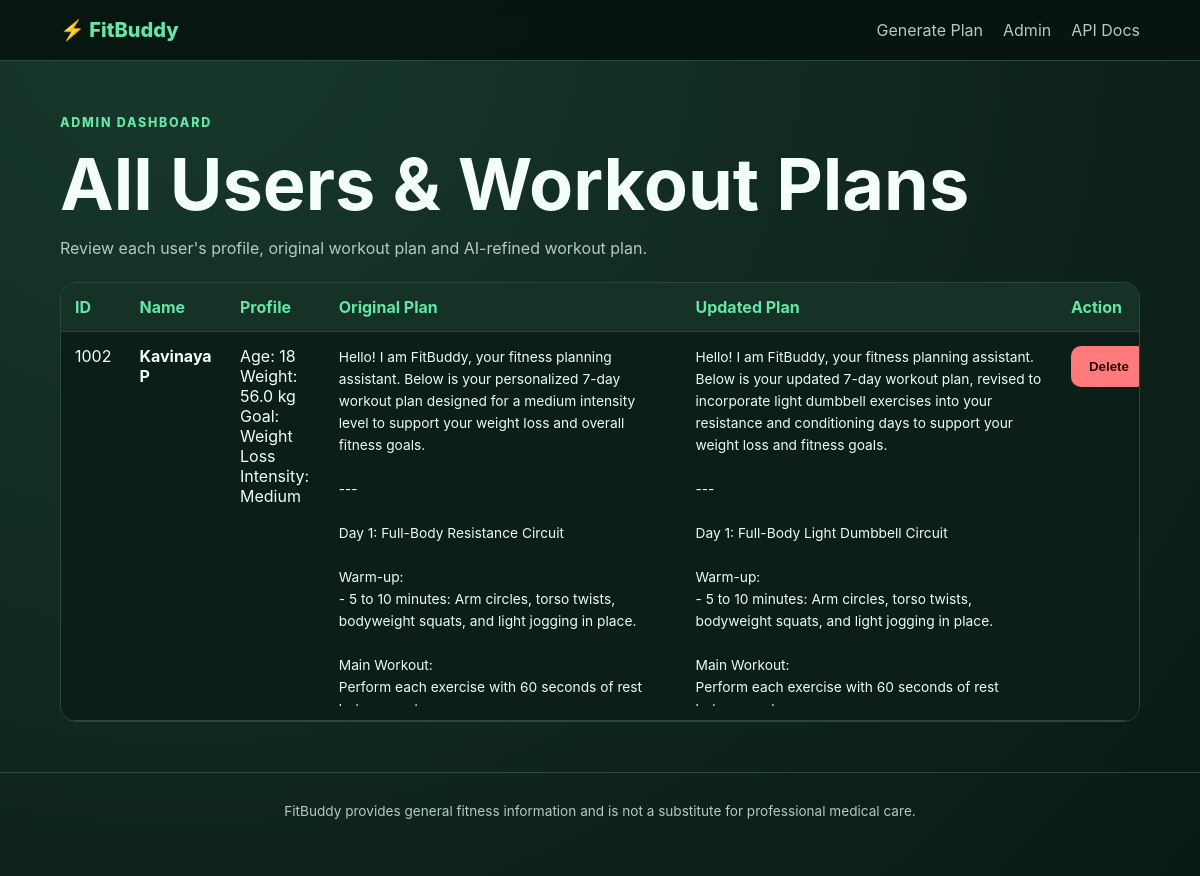
Screenshot of /view-all-users with the database file from the repository.
### app/database.py (models this page shows)
class Base(DeclarativeBase):
    pass

class User(Base):
    __tablename__ = "users"
    id: Mapped[int] = mapped_column(
        Integer,
        primary_key=True,
    )
    username: Mapped[str] = mapped_column(
        String(80),
        nullable=False,
    )
    age: Mapped[int] = mapped_column(
        Integer,
        nullable=False,
    )
    weight: Mapped[float] = mapped_column(
        Float,
        nullable=False,
    )
    goal: Mapped[str] = mapped_column(
        String(200),
        nullable=False,
    )
    intensity: Mapped[str] = mapped_column(
        String(20),
        nullable=False,
    )
    created_at: Mapped[datetime] = mapped_column(
        DateTime,
        default=lambda: datetime.now(timezone.utc),
    )
    plan: Mapped["WorkoutPlan | None"] = relationship(
        back_populates="user",
        cascade="all, delete-orphan",
        uselist=False,
    )

class WorkoutPlan(Base):
    __tablename__ = "workout_plans"
    id: Mapped[int] = mapped_column(
        Integer,
        primary_key=True,
        autoincrement=True,
    )
    user_id: Mapped[int] = mapped_column(
        ForeignKey("users.id"),
        unique=True,
        nullable=False,
    )
    original_plan: Mapped[str] = mapped_column(
        Text,
        nullable=False,
    )
    updated_plan: Mapped[str | None] = mapped_column(
        Text,
        nullable=True,
    )
    last_feedback: Mapped[str | None] = mapped_column(
        Text,
        nullable=True,
    )
    user: Mapped[User] = relationship(
        back_populates="plan",
    )

### app/routes.py (the view)
@router.get(
    "/view-all-users",
    response_class=HTMLResponse,
)
def view_all_users(
    request: Request,
):
    users = get_all_users()
    return templates.TemplateResponse(
        request=request,
        name="all_users.html",
        context={
            "users": users
        },
    )

### app/templates/all_users.html (shortened to what this page needs)
{% extends "base.html" %}
{% block content %}
<section class="page">
    <span class="eyebrow">
        Admin Dashboard
    </span>
    <h1>
        All Users &
        Workout Plans
    </h1>
    <p class="muted">
        Review each user's profile,
        original workout plan and
        AI-refined workout plan.
    </p>
    <div class="table-wrap">
        <table>
            <thead>
                <tr>
                    <th>
                        ID
                    </th>
                    <th>
                        Name
                    </th>
                    <th>
                        Profile
                    </th>
                    <th>
                        Original Plan
                    </th>
                    <th>
                        Updated Plan
                    </th>
                    <th>
                        Action
                    </th>
                </tr>
            </thead>
            <tbody>
                {% for user in users %}
                <tr>
                    <td>
                        {{ user.id }}
                    </td>
                    <td>
                        <b>
                            {{ user.username }}
                        </b>
                    </td>
                    <td>
                        Age:
                        {{ user.age }}
                        <br>
                        Weight:
                        {{ user.weight }} kg
                        <br>
                        Goal:
                        {{ user.goal }}
                        <br>
                        Intensity:
                        {{ user.intensity|title }}
                    </td>
                    <td>
                        <pre>{{
                            user.plan.original_plan
                            if user.plan
                            else "—"
                        }}</pre>
                    </td>
                    <td>
                        <pre>{{
                            user.plan.updated_plan
                            if user.plan
                            and user.plan.updated_plan
                            else "Not updated"
                        }}</pre>
                    </td>
                    <td>
                        <form
                            method="post"
                            action="/delete-user/{{ user.id }}"
                            onsubmit="
                                return confirm(
                                    'Delete this user and plan?'
                                )
                            "
                        >
                            <button
                                class="danger"
                                type="submit"
                            >
                                Delete
                            </button>
                        </form>
                    </td>
                </tr>
                {% endfor %}
            </tbody>
        </table>
    </div>
</section>
{% endblock %}

### app/templates/base.html (shortened to what this page needs)
<!DOCTYPE html>
<html lang="en">
<head>
    <link
        rel="stylesheet"
        href="{{ url_for('static', path='/css/styles.css') }}"
    >
</head>
<body>
<header>
    <a
        class="brand"
        href="/"
    >
        ⚡ FitBuddy
    </a>
    <nav>
        <a href="/">
            Generate Plan
        </a>
        <a href="/view-all-users">
            Admin
        </a>
        <a href="/docs">
            API Docs
        </a>
    </nav>
</header>
<main>
    {% block content %}
    {% endblock %}
</main>
<footer>
    FitBuddy provides general fitness information
    and is not a substitute for professional
    medical care.
</footer>
</body>
</html>

### app/static/css/styles.css (style rules this page uses)
:root { --bg: #07130f; --panel: #10231b; --panel2: #163126; --text: #f4fff9; --muted: #b7c9c0; --accent: #63e6a8; --line: #29483b; --danger: #ff7b7b; }
* { box-sizing: border-box; }
body { margin: 0; font-family: Inter, ui-sans-serif, system-ui, -apple-system, BlinkMacSystemFont, "Segoe UI", sans-serif; background: radial-gradient( circle at 15% 0, #17392b 0, transparent 35% ), var(--bg); color: var(--text); min-height: 100vh; }
header { display: flex; justify-content: space-between; align-items: center; padding: 18px max(5vw, 24px); border-bottom: 1px solid var(--line); background: rgba(7, 19, 15, 0.90); position: sticky; top: 0; backdrop-filter: blur(12px); z-index: 5; }
a { color: inherit; text-decoration: none; }
.brand { font-size: 1.25rem; font-weight: 850; color: var(--accent); }
nav { display: flex; gap: 20px; }
nav a { color: var(--muted); transition: 0.2s; }
main { max-width: 1280px; margin: auto; padding: 50px max(5vw, 24px); }
.hero h1, .page h1 { font-size: clamp( 2.4rem, 6vw, 5rem ); line-height: 0.98; margin: 0.25em 0; }
.eyebrow { text-transform: uppercase; letter-spacing: 0.14em; font-weight: 800; font-size: 0.78rem; color: var(--accent); }
button, .button { border: 0; background: var(--accent); color: #052016; font-weight: 850; padding: 13px 18px; border-radius: 10px; cursor: pointer; text-align: center; transition: transform 0.2s, opacity 0.2s; }
.danger { background: var(--danger); color: #2b0808; }
pre { white-space: pre-wrap; word-break: break-word; font: inherit; line-height: 1.6; margin: 0; color: #e9fff3; }
.table-wrap { overflow: auto; border: 1px solid var(--line); border-radius: 16px; margin-top: 24px; }
table { border-collapse: collapse; width: 100%; min-width: 1100px; background: #0d1d17; }
th, td { padding: 14px; vertical-align: top; border-bottom: 1px solid var(--line); text-align: left; }
th { background: #163126; color: var(--accent); }
td pre { max-height: 360px; overflow: auto; min-width: 280px; font-size: 0.86rem; }
.muted, footer { color: var(--muted); }
footer { text-align: center; padding: 30px; border-top: 1px solid var(--line); font-size: 0.85rem; }

### rows the page displays
User: id "1002", username "Kavinaya P", age "18", weight "56.0", goal "Weight Loss", intensity "Medium", plan "Hello! I am FitBuddy, your fitness planning assistant. Below is your personalized 7-day workout plan designed for a medium intensity level to support your weight loss and overall fitness goals. --- Day 1: Full-Body Resistance Circuit Warm-up: - 5 to 10 minutes: Arm circles, torso twists, bodyweight squats, and light jogging in place. Main Workout: Perform each exercise with 60 seconds of rest…", plan "Hello! I am FitBuddy, your fitness planning assistant. Below is your updated 7-day workout plan, revised to incorporate light dumbbell exercises into your resistance and conditioning days to support your weight loss and fitness goals. --- Day 1: Full-Body Light Dumbbell Circuit Warm-up: - 5 to 10 minutes: Arm circles, torso twists, bodyweight squats, and light jogging in place. Main Workout: Perform each exercise with 60 seconds of rest…"
